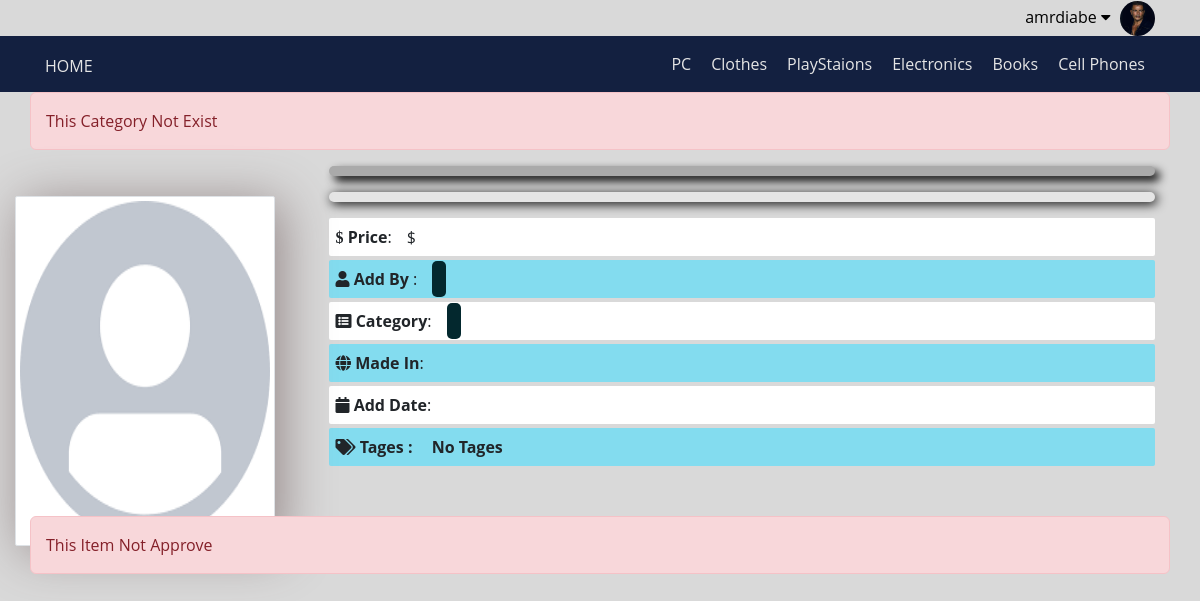
Page /items.php (signed in) on the committed database.
### tables this page shows
CREATE TABLE `users` (
  `userID` int(11) NOT NULL COMMENT 'Identefier user',
  `userName` varchar(255) NOT NULL COMMENT 'the name can user enter webside',
  `password` varchar(255) NOT NULL COMMENT 'password account user',
  `email` varchar(255) NOT NULL,
  `fullName` varchar(255) NOT NULL,
  `preDate` date NOT NULL,
  `groubID` int(11) NOT NULL DEFAULT 0,
  `trustStatus` int(11) NOT NULL DEFAULT 0,
  `regStatus` int(11) NOT NULL DEFAULT 0,
  `profilePicture` varchar(255) NOT NULL
);

CREATE TABLE `categories` (
  `ID` int(11) NOT NULL COMMENT 'Identifier category',
  `name` varchar(255) NOT NULL,
  `parent` int(11) NOT NULL,
  `description` text NOT NULL,
  `dataAdd` date NOT NULL,
  `ordering` int(11) NOT NULL,
  `visibility` tinyint(4) NOT NULL DEFAULT 0,
  `allowComment` tinyint(4) NOT NULL DEFAULT 0,
  `allowAdvertisement` tinyint(4) NOT NULL DEFAULT 0
);

### init.php (called while the page is built, shortened)
<?php
        include('config.php');
        $lang   = 'includes/languages/';
        $tpl    = 'includes/templates/';
        $func   = 'includes/functions/';
        include($lang . 'eng.php');
        include('admin/' . $func. 'mainFunctions.php');
        include($tpl . 'header.php');
        include($tpl . 'navigationBar.php')
        ?>

### includes/languages/eng.php (called while the page is built)
<?php
    if(!function_exists('lang')) {
        function lang($phrase) {
            static $language = [
                'Home'              => "Home",
                'Items'             => "Items",
                'Statistics'        => "Statistics",
                'Members'           => "Members",
                'Gategores'         => "Gategores",
                'Comments'          => "Comments",
                'Go To Shop'        => "Go To Shop",
                'Settings'          => "Settings",
                'Edit Profile'      => "Edit Profile",
                'Logout'            => "Logout",
            ];
            return $language[$phrase];
        }
    }

### includes/templates/navigationBar.php (the view, shortened to what this page needs)
<?php
    echo '<link rel="stylesheet" href="layout\css\frontend.css" />';
    echo '<link rel="stylesheet" href="layout\js\frontend.js" />';
                ?> <a href="admin/dashboard.php">Controlle panel</a> <?php
                    ?> <a href="admin/dashboard.php">Controlle panel</a> <?php
    function getInfoSession() {
        if (isset($_SESSION['user']))
            return ['name' => $_SESSION['user'], 'ID' => $_SESSION['IDuser']];
        else
            return ['name' => $_SESSION['username'], 'ID' => $_SESSION['userID']];
    }
?>
<div class="container">
    <?php
        setLoginOrUser('user', 'username');
        function setLinks() {
            $session = getInfoSession();
            ?>
                <div class="pull-right">
                    <div class="dropdown info-user">
                        <button onclick="myFunction()" class="dropbtn">
                            <?php echo $session['name'] ?> <i class="fa fa-caret-down" aria-hidden="true" ></i>
                        </button>
                        <?php   setPricterImage('index', 'ProfilePictuer', getTable('profilePicture', 'users', 'WHERE userID =  ' . $session['ID'], null, null,'fetch')['profilePicture'])  ?>
                    </div>
                </div>
            <?php
        }
    ?>
</div>
<div class="header">
    <div class="body">
        <div class="container container-nav">
            <a href="index.php" class="logo" id=""><?php echo lang('Home'); ?></a>
            <nav>
                <ul>
                    <?php
                        $categories = getTable('name', 'categories', 'WHERE parent = 0', 'ID', 'ASC');
                        foreach($categories as $categorie) {?>
                            <li><a href="categories.php?catID=<?php echo $categorie['ID'] ?>&nameCategorie=<?php echo str_replace(" ", "-", $categorie['name'])?>"><?Php echo $categorie['name']?></a></li>
                            <?php
                        }
                    ?>
                </ul>
            </nav>
        </div>
    </div>
</div>
<?php
    echo '<link rel="stylesheet" href="layout\css\frontend.css" />';
    echo '<link rel="stylesheet" href="layout\js\frontend.js" />';
?>

### admin/includes/functions/mainFunctions.php (shortened to what this page needs)
<?php
    function getTable($filed='*', $table, $condition=NULL,  $ordered = null, $typeOrders = 'DESC', $typeFetch = 'fetchAll', $limit = NULL) {
        global $db;
        if($ordered === null) {
            $stmt = $db->prepare("SELECT $filed FROM $table $condition $limit");
        }
        else
            $stmt = $db->prepare("SELECT * FROM $table $condition ORDER BY $ordered $typeOrders $limit");
        $stmt->execute();
        if ($typeFetch === 'fetchAll')
            $requerd = $stmt->fetchAll();
        elseif($typeFetch === 'fetch') {
            $requerd = $stmt->fetch();
        }
        return $requerd;
    }
        function sortForm() {?>
            <?php }
        function setPricterImage($to, $nameFolder, $name, $nameClass = 'pictuer-in-front') {
            if($name != NULL) {
                ?> <td><img src="<?php pathImg($to, $nameFolder, $name, 'print')  ?>" alt="pictuer" class="pictuer-in-td <?php echo $nameClass ?>"></td> <?php
            } else {
                ?> <td><img src="layout\images\defaultImg.png" alt="pictuer" class="pictuer-in-td <?php echo $nameClass ?>"></td> <?php
            }
        }
        function pathImg($to = 'admin', $nameFolder = 'ProfilePictuer', $nameImg, $retrunOrPrint = 'return') {
            $path = '';
            if ($to === 'admin' ) {
                $path =  'uploded//' . $nameFolder. '//' . $nameImg ;
            } elseif($to === 'index' ) {
                $path = 'admin//uploded//' . $nameFolder . '//'. $nameImg;
            }
            if ($retrunOrPrint === 'return') {
                return $path;
            } else {
                echo $path;
            }
        }

### layout/css/frontend.css (style rules this page uses)
:root { --main-color : #0000; --secoud-color : #132040; --eath-color : #fca311; --therd-color : #e5e5e5; --fourd-color : #264653; --five-color : #2a9d8e; --six-color : #281110; --seven-color : #2A8D9D; --ninte-color : grey; --ten-color : #24788F; }
* { -moz-box-sizing: border-box; -webkit-box-sizing: border-box; box-sizing: border-box; padding: 0px; margin: 0px; }
a { text-decoration: none; }
html { scroll-behavior: smooth; }
body { font-family: 'Open Sans', sans-serif; background-color: #d9d9d9; height: 5000px; }
ul { list-style: none; }
.container { padding-left: 15px; padding-right: 15px; margin-left: auto; margin-right: auto; }
.body { background-color: var(--secoud-color); }
.logo { text-decoration: none; color: var(--therd-color); text-transform: uppercase; }
.header { position: relative; width: 100%; left: 0; z-index: 24; margin-bottom: 0; }
.header .container { display: flex; justify-content: space-between; align-items: center; position: relative; min-height: 55.4px; }
.header .container nav { flex: 1; display: flex; justify-content: flex-end; text-align: center; }
.header .container nav ul { display: flex; margin: 0; }
.header .container nav ul li a { text-decoration: none; color: var(--therd-color); display: inline; transition: .3s; padding: 0 10px; height: 100%; z-index: 2; }
.dropbtn { color: black; padding: 5px; font-size: 16px; border: none; width: fit-content; height: auto; cursor: pointer; z-index: 1000; background-color: inherit; }
.dropdown { position: relative; display: inline-block; }
.info-user img { width: 35px; height: 35px; border-radius: 50%; }
.pull-right { display: flex; flex-direction: row-reverse; }
.img-item { width: 300px; height: 350px; position: relative; top: 30px; left: -30px; box-shadow: 7px 6px 50.6px #948787; }

### admin/layout/css/backend.css (style rules this page uses)
:root { --main-color : #0000; --secoud-color : #132040; --eath-color : #fca311; --therd-color : #e5e5e5; --fourd-color : #264653; --five-color : #2a9d8e; --six-color : #281110; --seven-color : #2A8D9D; --ninte-color : grey; --ten-color : #24788F; }
* { -moz-box-sizing: border-box; -webkit-box-sizing: border-box; box-sizing: border-box; padding: 0px; margin: 0px; }
html { scroll-behavior: smooth; }
body { font-family: 'Open Sans', sans-serif; background-color: #d9d9d9; }
ul { list-style: none; }
.container { padding-left: 15px; padding-right: 15px; margin-left: auto; margin-right: auto; }
.dropbtn { color: var(--therd-color); padding: 5px; font-size: 16px; border: none; width: fit-content; height: auto; cursor: pointer; z-index: 1000; background-color: inherit; }
.dropdown { position: relative; display: inline-block; }
.body { background-color: #132040; }
.logo { text-decoration: none; color: var(--therd-color); text-transform: uppercase; margin-top: 5px; }
.header { position: relative; width: 100%; left: 0; z-index: 24; margin-bottom: 0; }
.header .container { display: flex; justify-content: space-between; align-items: center; position: relative; min-height: 55.4px; }
.header .container nav { flex: 1; display: flex; justify-content: space-evenly; text-align: center; }
.header .container nav ul { display: flex; margin: 5px 0 0 0; }
.header .container nav ul li a { text-decoration: none; color: var(--therd-color); display: block; transition: .3s; padding: 0 10px; height: 100%; }
.info-user img { width: 35px; height: 35px; border-radius: 50%; }
.pictuer-in-td { width: 40px; height: auto; border-radius: 2px; }

### rows in the picture
users: profilePicture (picture)
categories: name "PC"
categories: name "Clothes"
categories: name "PlayStaions"
categories: name "Electronics"
categories: name "Books"
categories: name "Cell Phones"

### other values in the picture
$session['name'] "amrdiabe"
lang('Home') "HOME"
